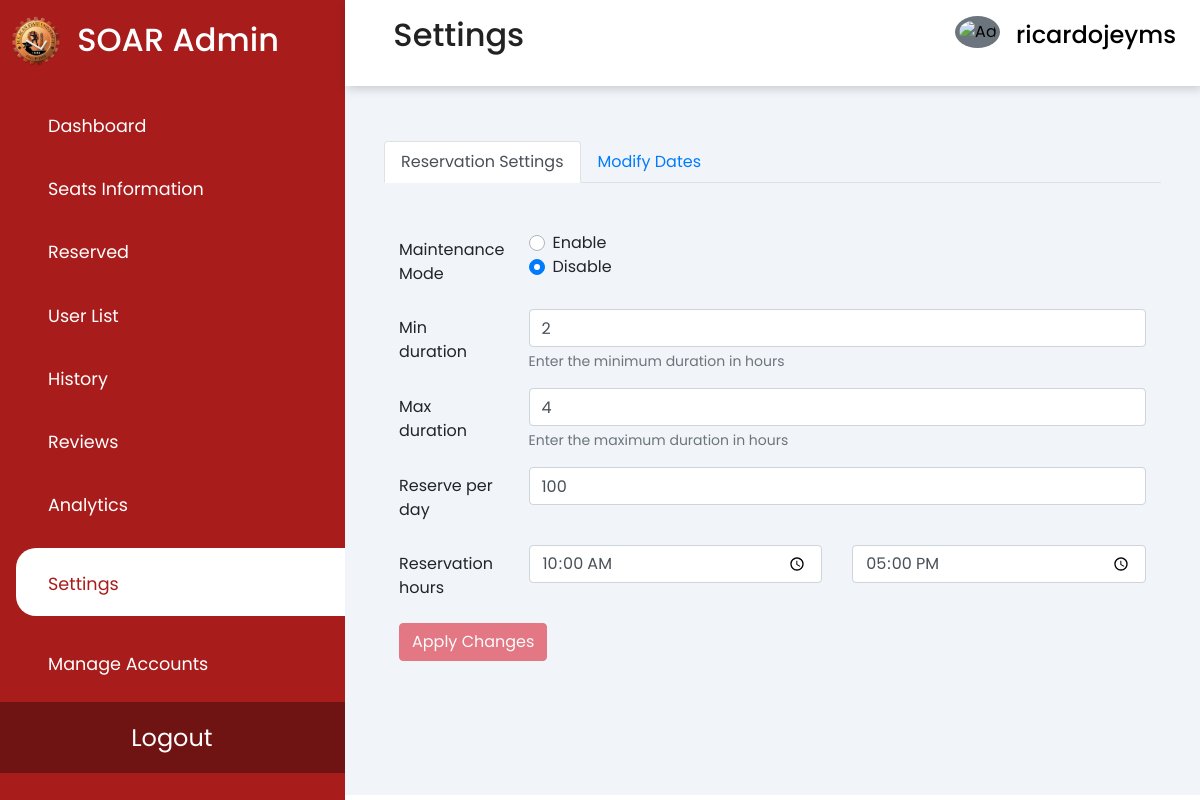
Page /php/settings.php (signed in) on the earlier database version.
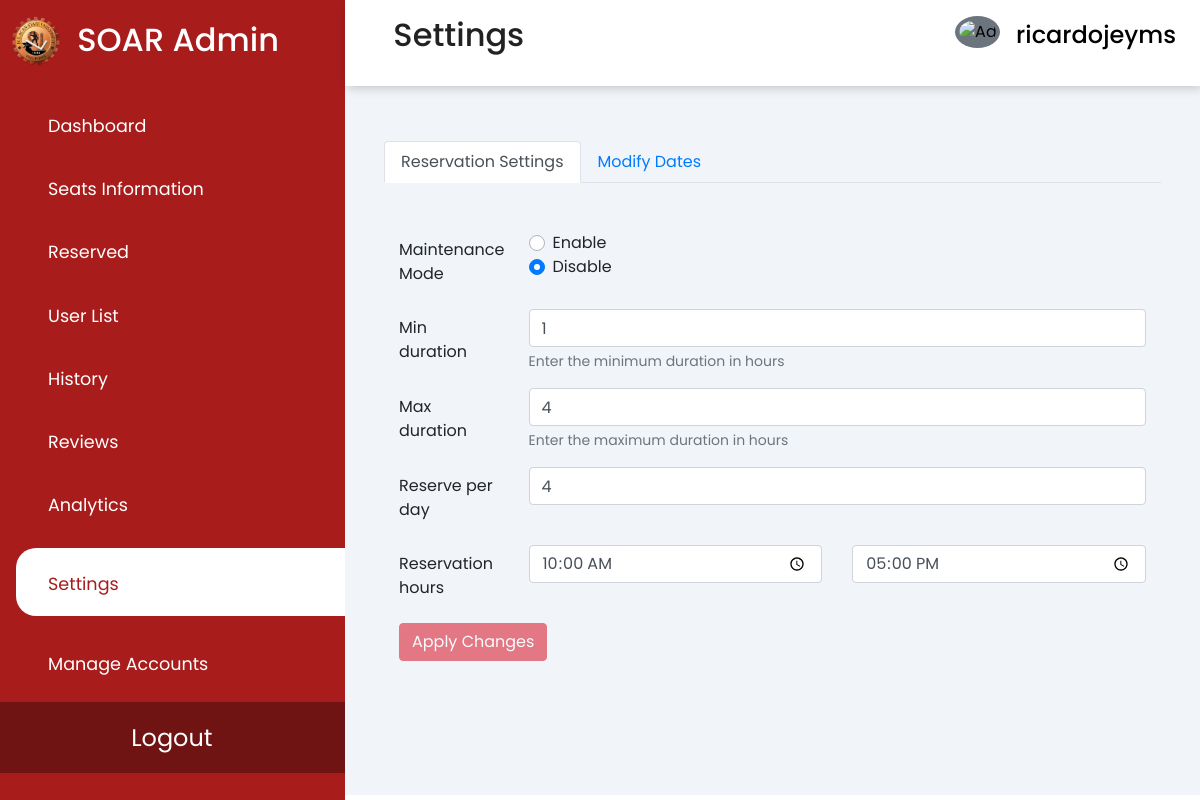
Same page on the later database version.
### tables this page shows
CREATE TABLE `settings` (
  `settings_id` int(11) NOT NULL,
  `reservation` tinyint(1) DEFAULT NULL,
  `minDuration` int(11) DEFAULT NULL,
  `maxDuration` int(11) DEFAULT NULL,
  `reservePerDay` int(11) NOT NULL,
  `start_hour` time NOT NULL,
  `end_hour` time NOT NULL,
  `disabled_dates` text DEFAULT NULL
);

### php/settings.php (the view, shortened to what the changed rows need)
<?php
require 'connect.php';
?>
<!DOCTYPE HTML>
<html>
<link rel="stylesheet" href="https://cdn.jsdelivr.net/npm/sweetalert2@10.16.6/dist/sweetalert2.min.css">
<head>
    <link rel="stylesheet" href="https://cdn.jsdelivr.net/npm/bootstrap@4.6.2/dist/css/bootstrap.min.css"
>
    <link rel="stylesheet" type="text/css" href="assets/css/analytics.css" />
    <link rel="stylesheet"
        href="https://maxst.icons8.com/vue-static/landings/line-awesome/line-awesome/1.3.0/css/line-awesome.min.css">
        <link rel="stylesheet" href="https://cdn.jsdelivr.net/npm/flatpickr/dist/flatpickr.min.css">
</head>
<body>
    <div class="sidebar">
        <div class="sidebar-brand">
            <h2> <span>SOAR Admin</span></h2>
        </div>
    </div>
    <div class="header">
        <header>
            <h2>
                <label for="nav-toggle">
                    <div class="toggle">
                        <span class="la la-bars"></span>
                    </div>
                </label>
                Settings
            </h2>
        </header>
    </div>
    <div class="main-content">
        <?php
        $sql = "SELECT * FROM `settings` WHERE `settings_id` = 1";
        $result = mysqli_query($conn, $sql);
        if ($result && mysqli_num_rows($result) > 0) {
            $settings = mysqli_fetch_assoc($result);
        } else {
            echo "Error retrieving settings: " . mysqli_error($conn);
        }
        $sql2 = "SELECT * FROM `settings` WHERE `settings_id` = 1";
        $result2 = mysqli_query($conn, $sql2);
        ?>
        <main>
        <div class="container mt-4">
  <div class="tab-content" id="myTabContent">
    <div class="tab-pane fade show active" id="reservation" role="tabpanel" aria-labelledby="reservation-tab">
      <div class="container mt-4">
                <br>
                <form id="settings-form" action="<?php echo $_SERVER['PHP_SELF']; ?>" method="POST">
                    <div class="form-group row">
                        <div class="col-sm-10">
                            <input type="number" class="form-control" id="min_duration" name="min_duration"
                                value="<?php echo $settings['minDuration']; ?>">
                            <small class="form-text text-muted">Enter the minimum duration in hours</small>
                        </div>
                    </div>
                    <div class="form-group row">
                        <div class="col-sm-10">
                            <input type="number" class="form-control" id="max_duration" name="max_duration"
                                value="<?php echo $settings['maxDuration']; ?>">
                            <small class="form-text text-muted">Enter the maximum duration in hours</small>
                        </div>
                    </div>
                    <div class="form-group row">
                        <div class="col-sm-10">
                            <input type="number" class="form-control" id="reserve_per_day" name="reserve_per_day"
                                value="<?php echo $settings['reservePerDay']; ?>">
                        </div>
                    </div>
                    <div class="form-group row">
                        <div class="col-sm">
                            <input type="time" class="form-control" id="start_hour" name="start_hour"
                                value="<?php echo $settings['start_hour']; ?>">
                        </div>
                        <div class="col-sm">
                            <input type="time" class="form-control" id="end_hour" name="end_hour"
                                value="<?php echo $settings['end_hour']; ?>">
                        </div>
                    </div>
                </form>
            </div>
    </div>
  </div>
</div>
<br>
<br>
<br>
        </main>
    </div>
</body>
</html>

Differences in the rows shown:
changed settings: min_duration "2" → "1"; reserve_per_day "100" → "4"
